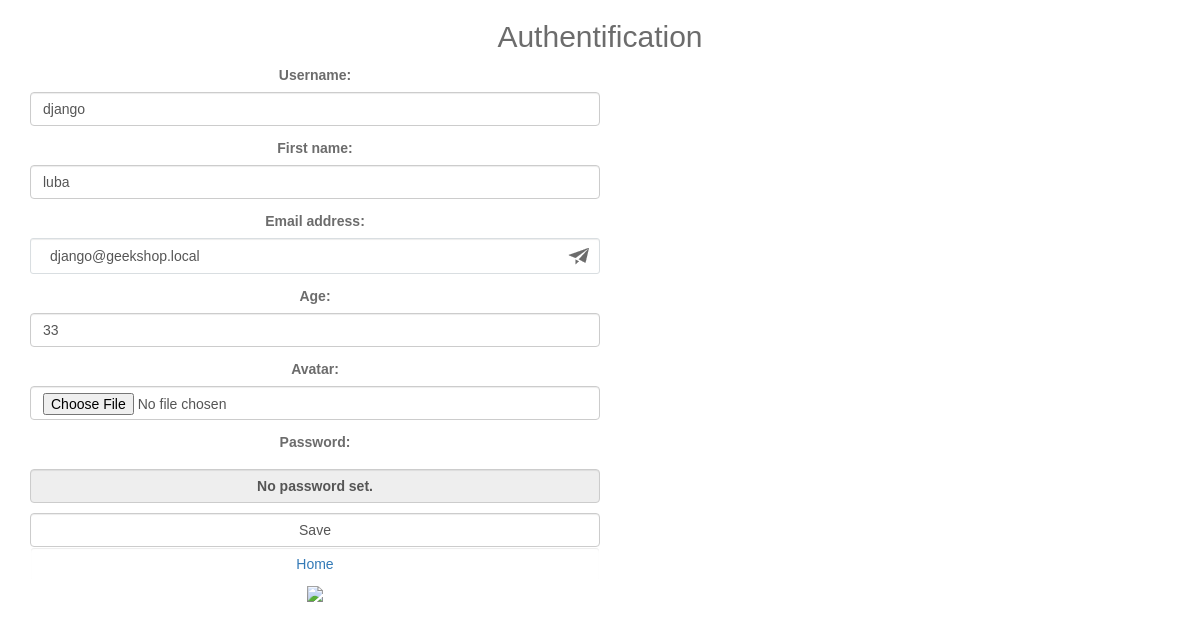
Screenshot of /auth/edit/ (signed in) with the database file from the repository.
### authapp/models.py (models this page shows)
class ShopUser(AbstractUser):
    avatar = models.ImageField(upload_to='users_avatars', blank=True)
    age = models.PositiveIntegerField(verbose_name = 'Age')

### authapp/views.py (the view)
# urls.py: path('edit/', authapp.edit, name='edit'),
def edit(request):
    title = 'редактирование'
    if request.method == 'POST':
        edit_form = ShopUserEditForm(request.POST, request.FILES, instance=request.user)
        if edit_form.is_valid():
            edit_form.save()
            return HttpResponseRedirect(reverse('auth:edit'))
    else:
        edit_form = ShopUserEditForm(instance=request.user)
    content = {'title': title, 'edit_form': edit_form}
    return render(request, 'authapp/edit.html', content)

### authapp/forms.py (shortened to what this page needs)
class ShopUserEditForm(UserChangeForm):
    class Meta:
        model = ShopUser
        fields = ('username', 'first_name', 'email', 'age', 'avatar')
    def __init__(self, *args, **kwargs):
        super(ShopUserEditForm, self).__init__(*args, **kwargs)
        for field_name, field in self.fields.items():
            field.widget.attrs['class'] = 'form-control'
            field.help_text = ''

### authapp/templates/authapp/edit.html (shortened to what this page needs)
{% extends 'authapp/base.html' %}
{% load static %}
{% block content %}
    <div class="auth_app text-center">
        <form class="form-horizontal" action="{% url 'auth:edit' %}" method="post" enctype="multipart/form-data">
            {{ edit_form.as_p }}
            <input class="form-control" type="submit" value="Save">
        </form>
        <button class="btn btn-round form-control last">
            <a href="{% url 'main' %}" class="">
                Home
            </a>
        </button>
        <div class="user_avatar"><img src="/media/{{ user.avatar }}"></div>
    </div>
{% endblock %}

### static/css/style.css (style rules this page uses)
html, body { margin: 0; padding: 0; }
html *, html *:after, html *:before { -webkit-box-sizing: border-box; -moz-box-sizing: border-box; box-sizing: border-box; }
body { color: #6c6c6c; font-family: 'Montserrat', sans-serif; font-size: 14px; font-weight: 300; line-height: 24px; }
.form-horizontal { width: 100%; align-items: center; }
input[type="email"] { width: 100%; border: 1px solid #d9dee1; border-radius: 3px; background-image: url("../img/plane.png"); background-repeat: no-repeat; background-position: calc(100% - 10px) 50%; padding: 17px 19px; }
.auth_app { width: 50%; }

### rows the page displays
ShopUser: username "django", first_name "luba", email "django@geekshop.local", age "33"
